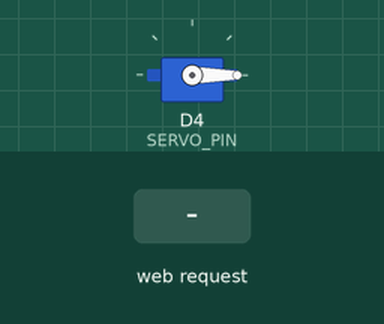
This sketch was run on a simulated ESP8266 (NodeMCU). On the bench: servo. The test bench sets the inputs (shaded band). WiFi joins after 1.5 s; servers stay silent unless stated; what the sketch prints to the serial monitor is not drawn.

Above: at 3.7 s.
3.8 s: HTTP request GET /moveServo received
At 4.7 s:
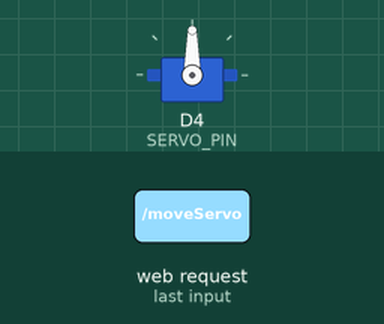
At 5.2 s:
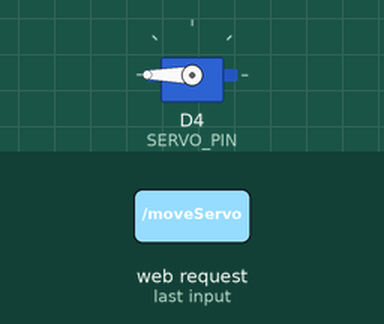
Timing chart, 0 to 7.3 s (numbered marks = the images above; inputs shaded):
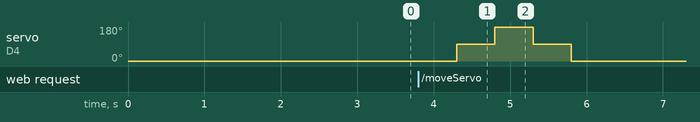

The sketch:

MoveServoWithNodeMCUHTTPServerButtonClick.ino
```cpp
#include <ESP8266WiFi.h>
#include <ESP8266WebServer.h>
#include <Servo.h>

// WiFi Credentials
const char* ssid = "networkbda0917cffgpiwr8645998746";
const char* password = "Omshree1225*";

ESP8266WebServer server(80);
Servo myServo;

#define SERVO_PIN D4  // GPIO Pin for Servo

void moveServo() {
    Serial.println("🔄 Moving Servo to 0°");
    myServo.attach(SERVO_PIN);
    myServo.write(0);
    delay(500);

    Serial.println("🔄 Moving Servo to 90°");
    myServo.write(90);
    delay(500);

    Serial.println("🔄 Moving Servo to 180°");
    myServo.write(180);
    delay(500);

    Serial.println("🔄 Moving Servo to 90°");
    myServo.write(90);
    delay(500);

    Serial.println("🔄 Moving Servo back to 0°");
    myServo.write(0);
    delay(500);

    myServo.detach();
    Serial.println("✅ Servo Movement Completed");
}

void handleRoot() {
    String html = "<html><head><title>ESP8266 Servo Control</title>";
    html += "<style>body{text-align:center;font-family:Arial;}button{font-size:20px;padding:10px;margin-top:20px;}</style>";
    html += "</head><body>";
    html += "<h1>ESP8266 Servo Control</h1>";
    html += "<button onclick=\"fetch('/moveServo')\">Move Servo</button>";
    html += "</body></html>";

    server.send(200, "text/html", html);
}

void handleMoveServo() {
    Serial.println("🚀 Button Pressed! Moving Servo...");
    moveServo();
    server.send(200, "text/plain", "Servo Moved!");
}

void setup() {
    Serial.begin(115200);
    WiFi.begin(ssid, password);
    Serial.print("Connecting to WiFi");

    while (WiFi.status() != WL_CONNECTED) {
        delay(1000);
        Serial.print(".");
    }

    Serial.println("\n✅ Connected!");
    Serial.print("🌐 IP Address: ");
    Serial.println(WiFi.localIP());

    myServo.attach(SERVO_PIN);
    myServo.write(0);
    delay(500);
    myServo.detach();

    server.on("/", handleRoot);
    server.on("/moveServo", handleMoveServo);

    server.begin();
    Serial.println("✅ HTTP Server Started!");
}

void loop() {
    server.handleClient();
}
```

Measured:
- after the input at 3.8 s, servo on D4 (SERVO_PIN): 0° → 90° after 0.50 s, → 180° 0.50 s later, → 90° 0.50 s later, → 0° 0.50 s later
